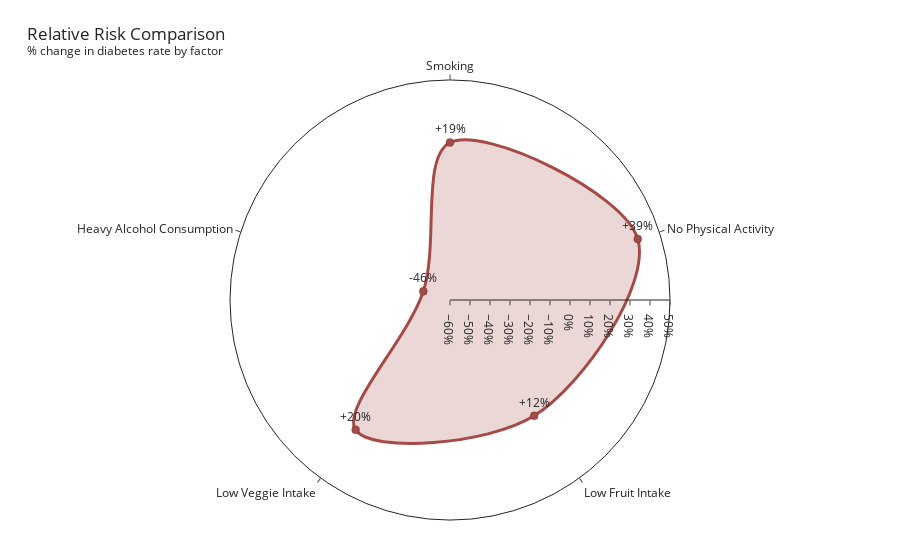

Notebook cell for this chart:
### Markdown cell above
### Relative Risk Radar
*Compute the % change in diabetes prevalence for each factor and visualize it on a radar chart.*

### Code cell
FACTOR_ORDER = [
    ("smoker",            "Smoking"),
    ("physactivity",      "No Physical Activity"),
    ("fruits",            "Low Fruit Intake"),
    ("veggies",           "Low Veggie Intake"),
    ("hvyalcoholconsump", "Heavy Alcohol Consumption"),
]
RISK_VALUE = {"smoker":1, "physactivity":0, "fruits":0, "veggies":0, "hvyalcoholconsump":1}
CAT_ORDER  = [label for _, label in FACTOR_ORDER]

df = df_brfss.copy()
df.columns = df.columns.str.lower()
df["diab01"] = (pd.to_numeric(df["diabetes_binary"], errors="coerce") == 1).astype(float)

fcols = [k for k,_ in FACTOR_ORDER if k in df.columns]
for c in fcols:
    df[c] = pd.to_numeric(df[c], errors="coerce").where(lambda s: s.isin([0,1]))

long = df.melt(id_vars="diab01", value_vars=fcols, var_name="factor", value_name="value").dropna()
long["group"]  = np.where(long["value"] == long["factor"].map(RISK_VALUE), "With Risk", "Without Risk")
long["Factor"] = pd.Categorical(long["factor"].map(dict(FACTOR_ORDER)), categories=CAT_ORDER, ordered=True)

df_bars = (long.groupby(["Factor","group"], observed=True)["diab01"]
                .mean()
                .unstack("group")
                .reindex(CAT_ORDER)
                .reset_index())

wr = df_bars["With Risk"].astype(float).to_numpy()
wo = df_bars["Without Risk"].astype(float).to_numpy()
ratio = np.divide(wr, wo, out=np.full_like(wr, np.nan), where=wo > 0)
df_bars["% Increase"] = (ratio - 1) * 100

factors = df_bars["Factor"].astype(str).to_numpy()
delta   = df_bars["% Increase"].astype(float).to_numpy()

theta = np.r_[factors, factors[:1]] if len(factors) else factors
r     = np.r_[delta,   delta[:1]]   if len(delta)   else delta

vmax = np.nanmax(delta) if np.isfinite(delta).any() else 0.0
vmin = np.nanmin(delta) if np.isfinite(delta).any() else 0.0
rmax = max(10.0, 10.0 * np.ceil((vmax*1.10)/10.0))
rmin = 10.0 * np.floor((min(0.0, vmin*1.10))/10.0)

fig = go.Figure()

fig.add_trace(go.Scatterpolar(
    theta=theta, r=r,
    mode="lines",
    line=dict(color="#a64a47", width=3, shape="spline"),
    fill="toself", fillcolor="rgba(166,74,71,0.22)",
    hoverinfo="text",
    text=[f"{lab}: {val:+.1f}%" for lab, val in zip(theta, r)],
    hovertext=[f"<b>{lab}</b><br>Δ risk: {val:+.1f}%" for lab, val in zip(theta, r)],
    showlegend=False
))

fig.add_trace(go.Scatterpolar(
    theta=factors, r=delta,
    mode="markers+text",
    marker=dict(size=8, color="#a64a47", line=dict(width=1, color="rgba(0,0,0,0.2)")),
    text=[f"{v:+.0f}%" if np.isfinite(v) else "" for v in delta],
    textposition="top center",
    hovertemplate="<b>%{theta}</b><br>Δ risk: %{r:+.1f}%<extra></extra>",
    showlegend=False
))

fig.update_layout(
    title=dict(text="Relative Risk Comparison<br><sup>% change in diabetes rate by factor</sup>", x=0.03, xanchor="left"),
    template="simple_white",
    polar=dict(
        bgcolor="white",
        angularaxis=dict(rotation=90, direction="clockwise"),
        radialaxis=dict(range=[rmin, rmax], tick0=0, dtick=10, ticksuffix="%")
    ),
    margin=dict(l=40, r=40, t=80, b=40)
)

fig.show()

### Figure 1 — Plotly figure (JSON) as saved in the notebook; plotly's stock layout.template omitted (floating-point values rounded to 4 significant figures)
{"data": [{"fill": "toself", "fillcolor": "rgba(166,74,71,0.22)", "hoverinfo": "text", "hovertext": ["<b>Smoking</b><br>Δ risk: +18.8%", "<b>No Physical Activity</b><br>Δ risk: +38.7%", "<b>Low Fruit Intake</b><br>Δ risk: +11.6%", "<b>Low Veggie Intake</b><br>Δ risk: +20.3%", "<b>Heavy Alcohol Consumption</b><br>Δ risk: -46.0%", "<b>Smoking</b><br>Δ risk: +18.8%"], "line": {"color": "#a64a47", "shape": "spline", "width": 3}, "mode": "lines", "r": [18.76, 38.72, 11.6, 20.26, -45.98, 18.76], "showlegend": false, "text": ["Smoking: +18.8%", "No Physical Activity: +38.7%", "Low Fruit Intake: +11.6%", "Low Veggie Intake: +20.3%", "Heavy Alcohol Consumption: -46.0%", "Smoking: +18.8%"], "theta": ["Smoking", "No Physical Activity", "Low Fruit Intake", "Low Veggie Intake", "Heavy Alcohol Consumption", "Smoking"], "type": "scatterpolar"}, {"hovertemplate": "<b>%{theta}</b><br>Δ risk: %{r:+.1f}%<extra></extra>", "marker": {"color": "#a64a47", "line": {"color": "rgba(0,0,0,0.2)", "width": 1}, "size": 8}, "mode": "markers+text", "r": [18.76, 38.72, 11.6, 20.26, -45.98], "showlegend": false, "text": ["+19%", "+39%", "+12%", "+20%", "-46%"], "textposition": "top center", "theta": ["Smoking", "No Physical Activity", "Low Fruit Intake", "Low Veggie Intake", "Heavy Alcohol Consumption"], "type": "scatterpolar"}], "layout": {"margin": {"b": 40, "l": 40, "r": 40, "t": 80}, "polar": {"angularaxis": {"direction": "clockwise", "rotation": 90}, "bgcolor": "white", "radialaxis": {"dtick": 10, "range": [-60, 50], "tick0": 0, "ticksuffix": "%"}}, "title": {"text": "Relative Risk Comparison<br><sup>% change in diabetes rate by factor</sup>", "x": 0.03, "xanchor": "left"}}}
